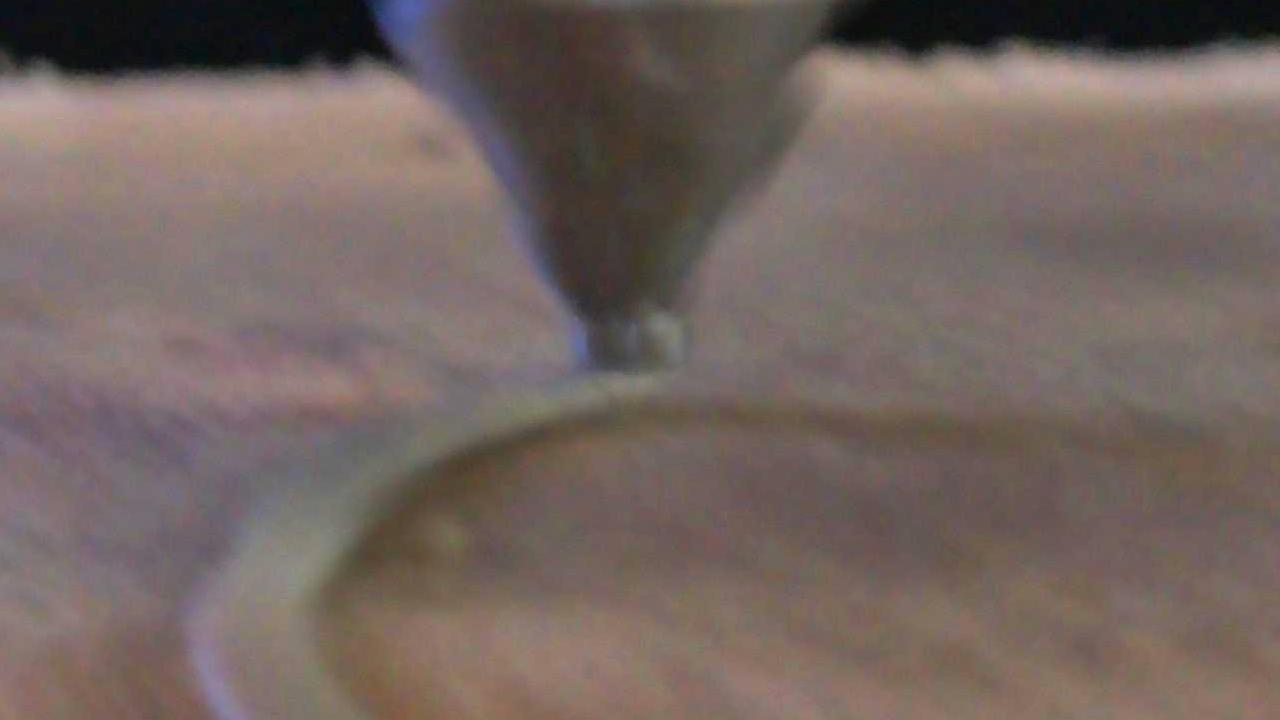
#> input picture 3_Data_Preparation/Sample/Modified dataset A1.4/dataset_filtered/A1d_000.jpg, 1280 x 720 px, found by its file name; its folder holds only this picture in this run
$ jupyter execute --allow-errors Data_Preparation.ipynb
#> lines starting #> are read from the running program, lines starting #| are printed output that depends on the picture
# DATA PREPARATION:

This jupyter notebook is created to do quick modifications to the collected data- images and associated csv file for each printed specimen. The following sets of code ultimatelyy creates the final dataset of over 15000 images in one folder, and an associated csv file with the metadata. The following functions here are involved in creating the dataset. The functions have been kept as separate code blocks as there were multiple steps involved- and required adjustments/ verification before proceeding to the next step.

## Samples
We have saved a few images from the raw dataset of specimen A1.4 for testing the following workflow of data preparation in the Sample folder. The results are also saved in the destination paths provided within the code.

1. INCREASE IMAGE BRIGHTNESS, RENAME THE IMAGE AND ASSOCIATED img_path in the csv AND SAVE IN DIRECTORY (NOTE THE PROTOTYPE NAMES CAREFULLY)

2. Path of the image changed in the csv for workability

3. Some Images were filtered - start and end of printing; and ones that donot have a coresponding data row in the csv file

[cell 1]
#Following function to process images is used individually for set of images for each sample- thus naming them serially using the sample id.

import os
import pandas as pd
from shutil import move
from PIL import Image, ImageEnhance

# Function to increase brightness, rename images, and update CSV
def process_images_and_update_csv(image_folder, csv_path, output_folder, new_csv_path, brightness_factor=1.5):
    # Load the CSV file
    df = pd.read_csv(csv_path)

    # Keep the column names intact, remove the next 4 rows (i.e., the first four images) #CHANGEE BASED ON HOW MANY TO FILTER
    df = df.drop(df.index[0:6]).reset_index(drop=True)

    # Create output folder if it doesn't exist
    if not os.path.exists(output_folder):
        os.makedirs(output_folder)

    # Iterate through the remaining images, enhance brightness, rename, and update CSV
    for index, row in df.iterrows():
        # Skip the first row as it's the header

        old_image_path = os.path.join(image_folder, os.path.basename(row['photo_location']))
        new_image_name = f"A1d_{index:03d}.jpg"  #for serial numbering of the images of sample named 'A1.4'
        new_image_path = os.path.join(output_folder, new_image_name)

        # Open, increase brightness, and save the image
        if os.path.exists(old_image_path):
            with Image.open(old_image_path) as img:
                enhancer = ImageEnhance.Brightness(img)
                img_bright = enhancer.enhance(brightness_factor)
                img_bright.save(new_image_path)

        # Update the photo_location in the dataframe
        df.at[index, 'photo_location'] = f"dataset_filtered/{new_image_name}"

    # Save the updated CSV to the new path
    df.to_csv(new_csv_path, index=False)

    print(f"Images processed, renamed, and CSV updated. New CSV saved at {new_csv_path}")

# USAGE
image_folder = r'\Sample\Raw_dataset_A1.4'
csv_path = r'\Sample\Raw_dataset_A1.4\2024-10-17-13-18-04_dataset.csv'
output_folder = r'\Sample\Modified dataset A1.4\dataset_filtered'
new_csv_path = r'\Sample\Modified dataset A1.4\A1d'
brightness_factor = 1.5  # Adjust brightness factor per specimen depending on lighting conditions in the raw image- might be different for specimen printed on each day

#> (the rest of this cell did not finish here and is left out)

4. Locate the nozzle tip centre pixel using a photo editing tool. -This was done every time a new set of images were processed as the camera was not permanently installed throughout the weeks of data colloection.

5. Cropping the image to 1280x720px using the nozzle x,y as centre- this reduces the size of the dataset overall.

[cell 2]
#Process and overwrite the (renamed) images from above in the folder.

import os
from PIL import Image, ImageEnhance

# Function to crop and resize images using the center point as the crop center
def crop_and_resize_images(input_folder, target_resolution=(1280, 720), center_point=(2291, 1039)):
    # Iterate over all files in the input folder
#> called with target_resolution = (1280, 720), center_point = (1163, 735)
    for filename in os.listdir(input_folder):
        if filename.lower().endswith(('.png', '.jpg', '.jpeg', '.bmp', '.gif')):
            file_path = os.path.join(input_folder, filename)

            # Open the image
            with Image.open(file_path) as img:

                #BRIGHTNESS
                #brightness_factor=1.7
                #enhancer = ImageEnhance.Brightness(img)
                #img = enhancer.enhance(brightness_factor)

                # Original resolution
#> img is the input picture: PIL image 1280x720 RGB; mean R, G, B 115.5, 101.2, 96.3
                width, height = img.size
#> width = 1280; height = 720

                # Define the cropping box around the center point (x, y)
                target_width, target_height = target_resolution

                # Calculate the left, top, right, and bottom based on the center point
                left = center_point[0] - target_width // 2
                top = center_point[1] - target_height // 2
                right = center_point[0] + target_width // 2
                bottom = center_point[1] + target_height // 2

                # Ensure the crop box stays within the image boundaries
                if left < 0:
                    left = 0
                    right = target_width
                if right > width:
                    right = width
#> right = 1280
                    left = width - target_width
#> left = 0
                if top < 0:
                    top = 0
                    bottom = target_height
                if bottom > height:
                    bottom = height
#> bottom = 720
                    top = height - target_height
#> top = 0

                # Crop the image
                cropped_img = img.crop((left, top, right, bottom))

                # Resize the cropped image to the target resolution
                resized_img = cropped_img.resize(target_resolution, Image.Resampling.LANCZOS)


                # Save and overwrite the original image
                resized_img.save(file_path)


                print(f"Processed and overwritten: {filename}")

# Define paths and center point
input_folder = r'\Sample\Modified dataset A1.4\dataset_filtered'
center_point = (1163, 735)  # x, y center point in pixels

# Process images
crop_and_resize_images(input_folder, target_resolution=(1280, 720), center_point=center_point)

6. MODIFYING THE CSV FILE: Turn G-code into readable data

-G-code string to Data-Parameters: x, y, z, extrusion_e, and speed_f

-Append nozzle_tip_x and nozzle_tip_y to the csv by locating the nozzle tip of an image manually on a photo editing tool.

-Append extrusion amount and layer height used for slicing the object in Rhino

[cell 3]
import pandas as pd
import re

# Function to extract G-code data and modify the CSV
def extract_gcode_and_modify_csv(input_csv, output_csv):
    # Load the CSV file
    df = pd.read_csv(input_csv)

    # Rename 'photo_location' column to 'img_path'
    df.rename(columns={'photo_location': 'img_path'}, inplace=True)

    # Regular expression pattern to extract x, y, z, e, and f values
    pattern = r'G\d+\sX(-?\d*\.?\d+)\sY(-?\d*\.?\d+)?\sZ(-?\d*\.?\d+)?\sE(-?\d*\.?\d+)?\sF(\d+)?'

    # Create new columns for x, y, z, extrusion_e, and speed_f
    df[['x', 'y', 'z', 'extrusion_e', 'speed_f']] = df['gcode'].str.extract(pattern)

    # Convert the extracted values to numeric type
    df['x'] = pd.to_numeric(df['x'], errors='coerce')
    df['y'] = pd.to_numeric(df['y'], errors='coerce')
    df['z'] = pd.to_numeric(df['z'], errors='coerce')
    df['extrusion_e'] = pd.to_numeric(df['extrusion_e'], errors='coerce')
    df['speed_f'] = pd.to_numeric(df['speed_f'], errors='coerce')

    # Append nozzle_tip_x and nozzle_tip_y columns with constant values   CHANGE
    df['nozzle_tip_x'] = 638
    df['nozzle_tip_y'] = 357

    df['extrusion_class'] = 2
    df['layer_height_class'] = 2

    # Calculate the layer height as the difference in 'z' between consecutive rows
    df['layer_height'] = 1.2   #CHANGE

    # Append the extrusion_rate column with a constant value of 0.2 for all rows
    df['extrusion_rate'] = 1.0  #CHANGE

    # Reorder the columns so that 'extrusion_rate' comes right after 'extrusion_e'
    columns_order = ['img_path', 'timestamp', 'x', 'y', 'z', 'layer_height', 'extrusion_e', 'extrusion_rate',
                     'speed_f', 'nozzle_tip_x', 'nozzle_tip_y', 'layer_height_class', 'extrusion_class']

    # Reorder the DataFrame with the new column order
    df = df[columns_order]

    # Drop the original 'gcode' column
    df = df.drop(columns=['gcode'], errors='ignore')  # 'gcode' might already be dropped in case of re-runs

    # Save the modified DataFrame to a new CSV file
    df.to_csv(output_csv, index=False)

    print(f"CSV file updated and saved to {output_csv}")

# Usage
input_csv = r'\Sample\Modified dataset A1.4\A1d'
output_csv = r'\Sample\Modified dataset A1.4\A1d_modified'

#> (the rest of this cell did not finish here and is left out)

7. JOIN ALL CSVS

(PROCEED AFTER THE ABOVE FUNCTIONS ARE RUN FOR SET OF IMAGES FOR EACH SPECIMEN IN THE DATASET.)

- Separate csvs joined into one to create the final dataset.
- All modified csv files per specimen have been saved in the folder \Sample\csv files\modified_csvs

[cell 4]
import os
import pandas as pd

# Specify the folder containing the CSV files
folder_path = r'Sample\csv files\modified_csvs'
output_file = r'Sample\csv files\final_dataset_full_filteredA1&B1.csv'

# Initialize an empty list to store DataFrames
dataframes = []

# Loop through all the CSV files in the folder
#> (the rest of this cell did not finish here and is left out)

7.1 Check if images are missing- as they are always called be the path in csv.

[cell 5]
#CHECK MISSING IMAGES

import os
import pandas as pd

# Specify the paths
csv_file = 'PATH TO MERGED CSV FILE ABOVE'
image_folder = 'PATH TO IMAGES'

# Read the CSV file
#> (the rest of this cell did not finish here and is left out)

8. Once we have a whole dataset csv file, append the parameter labels - considering two specimen standards (A1-LH 0.6,E 0.2) and (B1-LH 0.9,E 0.2)

-Append layer height labels first
-decide extrusion labels based on the layer height

[cell 6]
#Modify csv based on standards
#A1 and B1 standard

import pandas as pd

# Load the CSV file
csv_file = r'Sample\csv files\final_dataset_full_filteredA1&B1.csv'
df = pd.read_csv(csv_file)
#> (reads 4_Machine_Learning/dataset/final_dataset_full_filteredA1&B1.csv from the repository)

# Define the function for classifying 'layer_height_class'
def classify_layer_height(layer_height):
    if layer_height == 0.6:
        return 1
    elif layer_height == 0.9:
        return 1
    elif layer_height > 0.9:
        return 2
    else:
        # Calculate the mid-point
        mid_point = (0.6 + 0.9) / 2
        if layer_height > mid_point:
            return 0  # Towards 0.9
        else:
            return 2  # Towards 0.6

# Define the function for classifying 'extrusion_class'
def classify_extrusion_rate(layer_height, extrusion_rate, layer_height_class):
    if layer_height == 0.6:
        if extrusion_rate == 0.2:
            return 1
        elif extrusion_rate < 0.2:
            return 0
        else:
            return 2
    elif layer_height == 0.9:
        if extrusion_rate == 0.2:
            return 1
        elif extrusion_rate < 0.2:
            return 0
        else:
            return 2
    elif layer_height_class == 0:  # Towards 0.9
        if extrusion_rate < 0.2:
            return 0
        elif extrusion_rate == 0.2:
            return 1
        else:
            return 2
    elif layer_height_class == 2:  # Towards 0.6
        if layer_height > 0.9:
            if extrusion_rate == 0.2:
                return 1
            elif extrusion_rate < 0.2:
                return 0
            else:
                return 2
        else:
            if extrusion_rate < 0.2:
                return 0
            elif extrusion_rate == 0.2:
                return 1
            else:
                return 2

# Apply the classification for 'layer_height_class'
df['layer_height_class'] = df['layer_height'].apply(classify_layer_height)

# Apply the classification for 'extrusion_class' using the already classified 'layer_height_class'
df['extrusion_class'] = df.apply(lambda row: classify_extrusion_rate(row['layer_height'], row['extrusion_rate'], row['layer_height_class']), axis=1)

# Save the modified CSV to a new file
df.to_csv(r'Sample\csv files\final_dataset_full_filteredA1&B1.csv', index=False)

print("The CSV file has been modified and saved as 'final_dataset_full_filteredA1&B1.csv'.")

## VISUALIZATION:

Following codes are used to vidualize the data distribution in the dataset. This was further used to understand what weights to use for sampling for dataloaders (train,test and validation)

[cell 7]
#Visualise the labels
import pandas as pd
import matplotlib.pyplot as plt
import seaborn as sns

# Load the CSV file
file_path = r'Sample\csv files\final_dataset_full_filteredA1&B1.csv'
data = pd.read_csv(file_path)

# Create a new column combining layer_height_class and extrusion_class for unique identifiers
data['class_combination'] = data['layer_height_class'].astype(str) + ", " + data['extrusion_class'].astype(str)

# Group by the combination and count occurrences
comb_counts = data['class_combination'].value_counts().reset_index()
comb_counts.columns = ['class_combination', 'count']

# Create a bar plot
plt.figure(figsize=(10, 6))
sns.barplot(x='class_combination', y='count', data=comb_counts, palette='viridis')
plt.title('Count of Data Points for Each Layer Height and Extrusion Class Combination')
plt.xlabel('Layer Height Class, Extrusion Class')
plt.ylabel('Count of Data Points')
plt.xticks(rotation=45)

# Display the plot
plt.tight_layout()
plt.show()
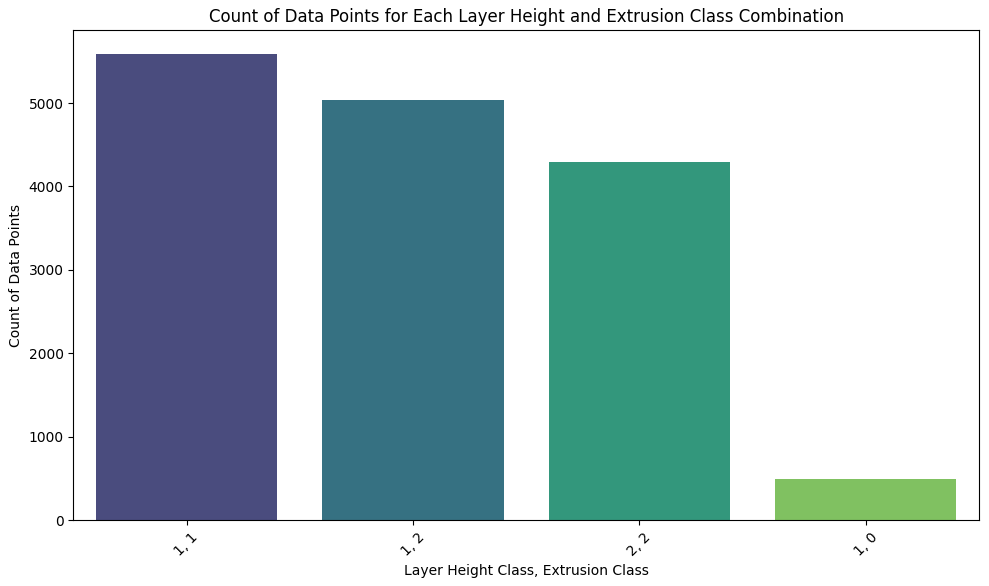
#> figure drawn by matplotlib, 1 panel

# Define a color palette with unique colors
colors = sns.color_palette('tab20', len(comb_counts))

# Plot a pie chart with unique colors
plt.figure(figsize=(8, 8))
plt.pie(comb_counts['count'], labels=comb_counts['class_combination'], autopct='%1.1f%%', startangle=140, colors=colors)
plt.title('Percentage of Data Points for Each Layer Height and Extrusion Class Combination')
plt.show()
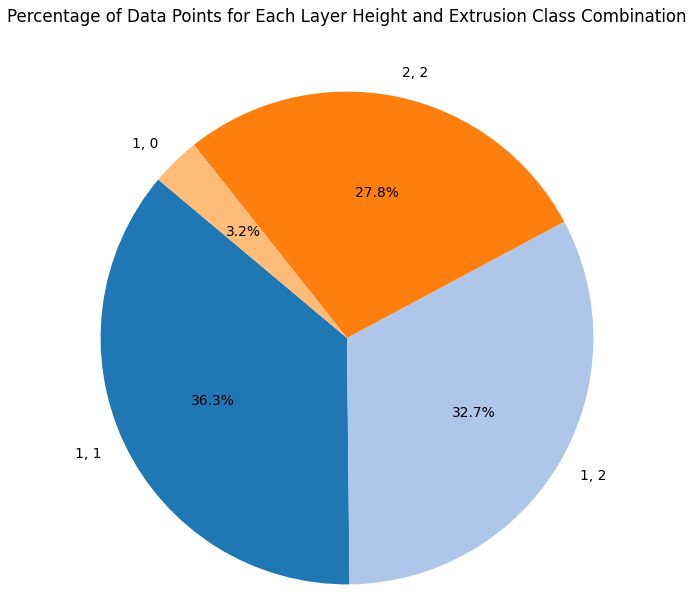
#> figure drawn by matplotlib, 1 panel
